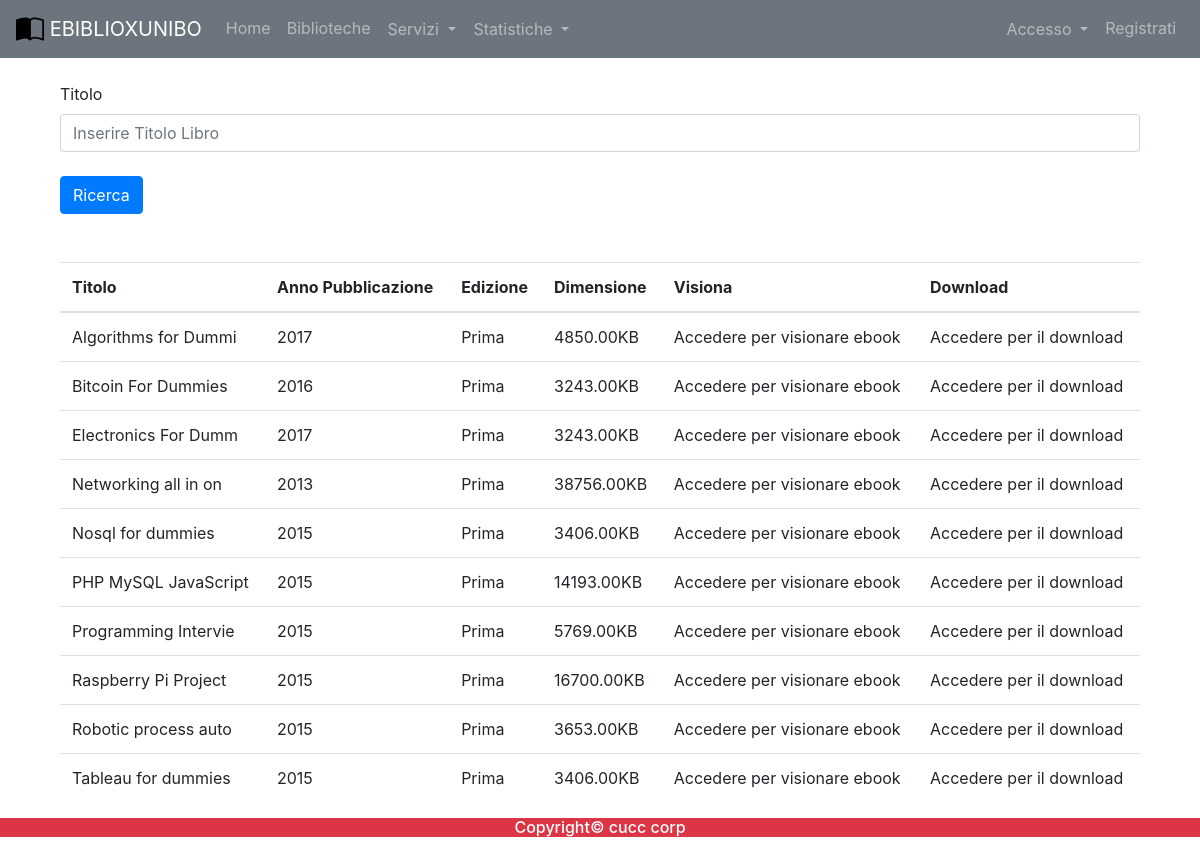
The app's page /ebook.php, older data.
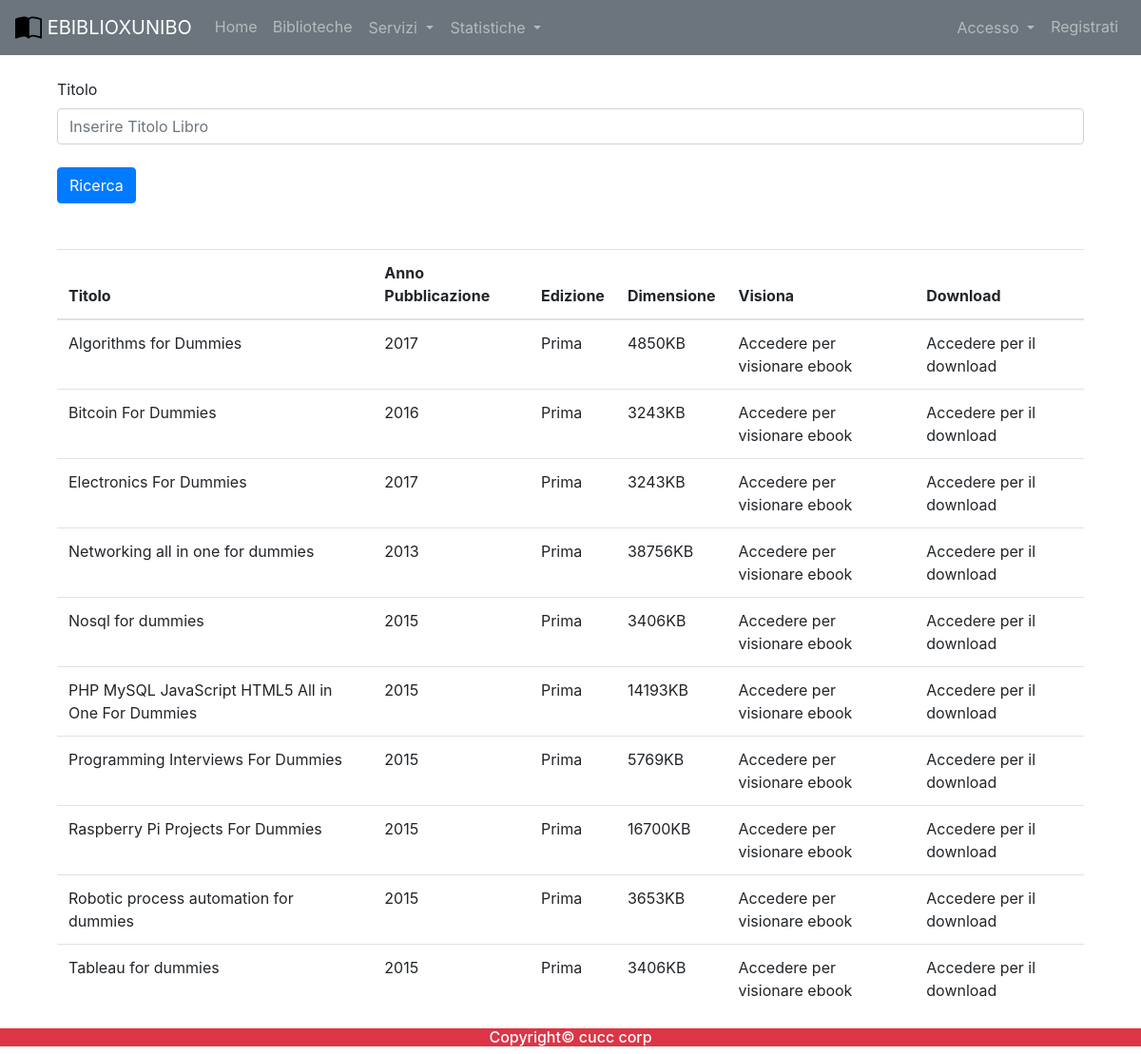
The same page, newer data.
### tables this page shows
create table EBOOK(
    Codice int primary key auto_increment not null,
    Titolo varchar(255),
    Edizione varchar(255),
    Genere varchar(255),
    AnnoPubblicazione int,
    Dimensione int,
    Pdf varchar(255),
    NumAccessi int
);

### includes/autoloader.inc.php (called while the page is built, shortened)
<?php
    function myAutoLoader($className){
        $path = "C:\\xampp\\htdocs\\Ebiblio\\controller\\";
        $extension = ".class.php";
        $fullPath = $path.$className.$extension;
    }
?>

### controller/dbh.class.php (called while the page is built)
<?php
    class Dbh {
        private static $dbInstance;
        private $db;
        public static function getInstance() {
            if(is_null(Dbh::$dbInstance)) {
                self::$dbInstance = new Dbh();
            }
            return self::$dbInstance;
        }
        private function __construct() {
            try {
                $this->db = new PDO(
                    'mysql:host=localhost;dbname=ebiblio;charset=utf8',
                    'root',
                    '1590');
                $this->db->setAttribute(PDO::ATTR_ERRMODE, PDO::ERRMODE_EXCEPTION);
                $this->db->setAttribute(PDO::ATTR_EMULATE_PREPARES, true);
            } catch (PDOException $pdo) {
                echo "No database found! Please run the database server to proceed!";
            }
        }
        public function getDb() {
            return $this->db;
        }
    }
?>

### controller/ebookController.class.php (called while the page is built, shortened)
<?php
    class EbookController{
        public function list(){
            $query ="SELECT * FROM Ebook";
            $stmt = Dbh::getInstance()
                -> getDb()
                -> prepare($query);
                $stmt -> execute();
                return $stmt -> fetchAll(PDO::FETCH_ASSOC);
        }
    }
?>

### ebook.php (the view, shortened to what this page needs)
<?php
require_once('/xampp/htdocs/ebiblio/main_partials/menu.php');
$ebookCon = new EbookController();
$ebook_res = $ebookCon->list();
?>
<div class="container" style="background-color: white;">
    <br>
    <div class="container">
        <form action="" method="POST">
            <div class="form-group">
                <div class="row">
                    <div class="col mb-2">
                        <label for="titoloId">Titolo</label>
                        <input type="text" class="form-control" name="Titolo" id="titoloId" aria-describedby="emailHelp" placeholder="Inserire Titolo Libro">
                    </div>
                </div>
            </div>
            <input type="submit" name="ebookform_submitted" class="btn btn-primary" value="Ricerca"></input>
        </form>
        <table class="table table-hover">
            <thead>
                <tr>
                    <th>Titolo</th>
                    <th>Anno Pubblicazione</th>
                    <th>Edizione</th>
                    <th>Dimensione</th>
                    <th>Visiona</th>
                    <th>Download</th>
                </tr>
            </thead>
            <tbody>
                <?php
                if (isset($_POST['ebookform_submitted'])) {
                    $tit = trim($_POST['Titolo']);
                    if (ctype_space($tit) || $tit == '') {
                        echo "Titolo libro nullo";
                    } else {
                        $ebook_like = $ebookCon->getLikeEbook($tit);
                        if (count($ebook_like) <= 0) {
                            echo "Nessun risultato corrispondente";
                        }
                        for ($i = 0; $i < count($ebook_like); $i++) {
                            echo '<tr>';
                            echo '<td>' . $ebook_like[$i]['Titolo'] . '</td>';
                            echo '<td>' . $ebook_like[$i]['AnnoPubblicazione'] . '</td>';
                            echo '<td>'  . $ebook_like[$i]['Edizione'] . '</td>';
                            echo '<td>'  . $ebook_like[$i]['Dimensione'] . 'KB</td>';
                            if (!isset($_SESSION['email'])) {
                                echo '<td>Accedere per visionare ebook</td>';
                                echo '<td>Accedere per il download</td>';
                            } else {
                                echo '<td><a class="btn btn-info" role="button" href="http://localhost/ebiblio/pdf_ebook/' . $ebook_like[$i]['Titolo'] . '.pdf">Visiona</a></td>';
                                echo '<td><a class="btn btn-info" role="button" href="http://localhost/ebiblio/pdf_ebook" download="' . $ebook_like[$i]['Titolo'] . '.pdf">Download</a></td>';
                            }
                            echo '</tr>';
                        }
                    }
                } else {
                    for ($i = 0; $i < count($ebook_res); $i++) {
                        echo "<tr>";
                        echo '<td>' . $ebook_res[$i]['Titolo'] . '</td>';
                        echo '<td>' . $ebook_res[$i]['AnnoPubblicazione'] . '</td>';
                        echo '<td>'  . $ebook_res[$i]['Edizione'] . '</td>';
                        echo '<td>'  . $ebook_res[$i]['Dimensione'] . 'KB</td>';
                        if (!isset($_SESSION['email'])) {
                            echo '<td>Accedere per visionare ebook</td>';
                            echo '<td>Accedere per il download</td>';
                        }
                        echo '</tr>';
                    }
                }
                ?>
            </tbody>
        </table>
    </div>
</div>
<?php
require_once('/xampp/htdocs/ebiblio/main_partials/footer.php');
?>

### main_partials/menu.php (shortened to what this page needs)
<?php
require_once('/xampp/htdocs/Ebiblio/includes/autoloader.inc.php');
?>
<!DOCTYPE html>
<html lang="en">
<head>
    <link rel="stylesheet" href="https://stackpath.bootstrapcdn.com/bootstrap/4.3.1/css/bootstrap.min.css">
    <link rel="stylesheet" href="https://maxcdn.bootstrapcdn.com/bootstrap/4.5.2/css/bootstrap.min.css">
    <link rel="stylesheet" href="https://unpkg.com/leaflet@1.7.1/dist/leaflet.css" />
    <link rel="stylesheet" href="http://code.jquery.com/ui/1.11.4/themes/smoothness/jquery-ui.css">
    <link rel="stylesheet" href="https://unpkg.com/leaflet@1.7.1/dist/leaflet.css" />
</head>
<body>
    <nav class="navbar navbar-expand-md navbar-dark bg-secondary">
        <a href="/ebiblio" class="navbar-brand">
            <img src="http:\ebiblio\images\book-half.svg" height="28">
            EBIBLIOXUNIBO
        </a>
        <div class="collapse navbar-collapse" id="navbarCollapse">
            <div class="navbar-nav">
                <a href="/ebiblio" class="nav-item nav-link">Home</a>
                <a href="/ebiblio/biblioteche.php" class="nav-item nav-link">Biblioteche</a>
                <div class="dropdown">
                    <button class="btn btn-secondary dropdown-toggle nav-item nav-link" type="button" id="dropdownMenuButton" data-toggle="dropdown" aria-haspopup="true" aria-expanded="false">
                        Servizi
                    </button>
                </div>
                <div class="dropdown">
                    <button class="btn btn-secondary dropdown-toggle nav-item nav-link" type="button" id="dropdownMenuButton" data-toggle="dropdown" aria-haspopup="true" aria-expanded="false">
                        Statistiche
                    </button>
                </div>
            </div>
            <div class="navbar-nav ml-auto">
            <?php
            if(isset($_SESSION["email"])){
               echo"<a href='/ebiblio/logout.php' class='nav-item nav-link'>Logout</a></li>";
            }else{
               echo "<div class='dropdown'>
               <button class='btn btn-secondary dropdown-toggle nav-item nav-link' type='button' id='dropdownMenuButton' data-toggle='dropdown' aria-haspopup='true' aria-expanded='false'>
                   Accesso
               </button>
               <div class='dropdown-menu' aria-labelledby='dropdownMenuButton'>
                   <a class='dropdown-item' href='/ebiblio/accesso/acc_volo.php'>Volontario</a>
                   <a class='dropdown-item' href='/ebiblio/accesso/acc_amm.php'>Amministratore</a>
                   <a class='dropdown-item' href='/ebiblio/accesso/acc_utiliz.php'>Utilizzatore</a>
               </div>
           </div>";
               echo"<a href='/ebiblio/registrazione.php' class='nav-item nav-link'>Registrati</a>";
            }
            ?>
            </div>
        </div>
    </nav>

### main_partials/footer.php
<div class="container-fluid bg-danger text-white text-center">
        <h6>Copyright© cucc corp</h6>
</div>
</body>
</html>

Row changes from the older to the newer data that the page shows:
changed ebook: Titolo "Algorithms for Dummi" → "Algorithms for Dummies"; Dimensione "4850.00" → "4850"
computed for ebook "Bitcoin For Dummies": Dimensione "3243.00" → "3243"
changed ebook: Titolo "Electronics For Dumm" → "Electronics For Dummies"; Dimensione "3243.00" → "3243"
changed ebook: Titolo "Networking all in on" → "Networking all in one for dummies"; Dimensione "38756.00" → "38756"
computed for ebook "Nosql for dummies": Dimensione "3406.00" → "3406"
changed ebook: Titolo "PHP MySQL JavaScript" → "PHP MySQL JavaScript HTML5 All in One For Dummies"; Dimensione "14193.00" → "14193"
changed ebook: Titolo "Programming Intervie" → "Programming Interviews For Dummies"; Dimensione "5769.00" → "5769"
changed ebook: Titolo "Raspberry Pi Project" → "Raspberry Pi Projects For Dummies"; Dimensione "16700.00" → "16700"
changed ebook: Titolo "Robotic process auto" → "Robotic process automation for dummies"; Dimensione "3653.00" → "3653"
computed for ebook "Tableau for dummies": Dimensione "3406.00" → "3406"
